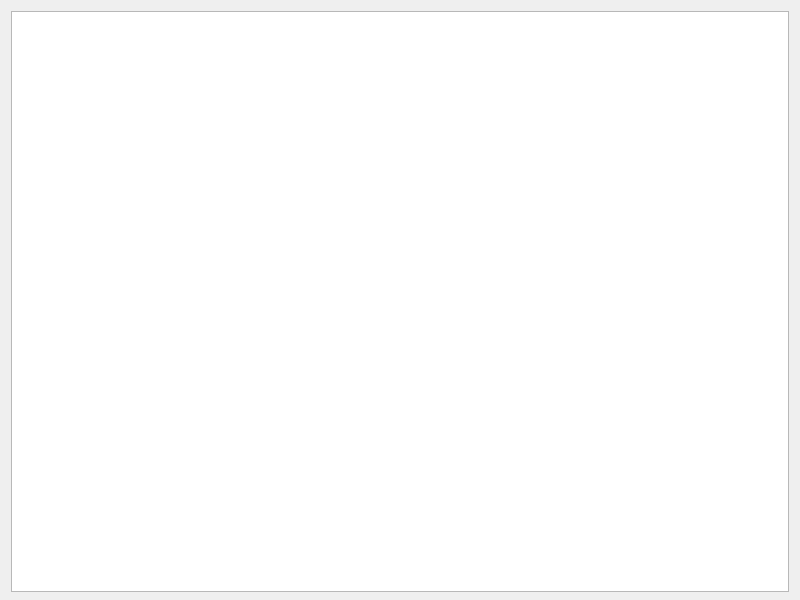
<?xml version="1.0" encoding="UTF-8"?>
<ui version="4.0">
 <class>MainWindow</class>
 <widget class="QMainWindow" name="MainWindow">
  <property name="geometry">
   <rect>
    <x>0</x>
    <y>0</y>
    <width>800</width>
    <height>600</height>
   </rect>
  </property>
  <property name="windowTitle">
   <string>Store</string>
  </property>
  <widget class="QWidget" name="centralWidget">
   <layout class="QVBoxLayout" name="verticalLayout">
    <property name="bottomMargin">
     <number>8</number>
    </property>
    <item>
     <widget class="QListWidget" name="listWidget">
      <property name="iconSize">
       <size>
        <width>300</width>
        <height>100</height>
       </size>
      </property>
      <property name="spacing">
       <number>30</number>
      </property>
      <property name="viewMode">
       <enum>QListView::IconMode</enum>
      </property>
     </widget>
    </item>
   </layout>
  </widget>
 </widget>
 <layoutdefault spacing="6" margin="11"/>
 <resources/>
 <connections/>
</ui>
